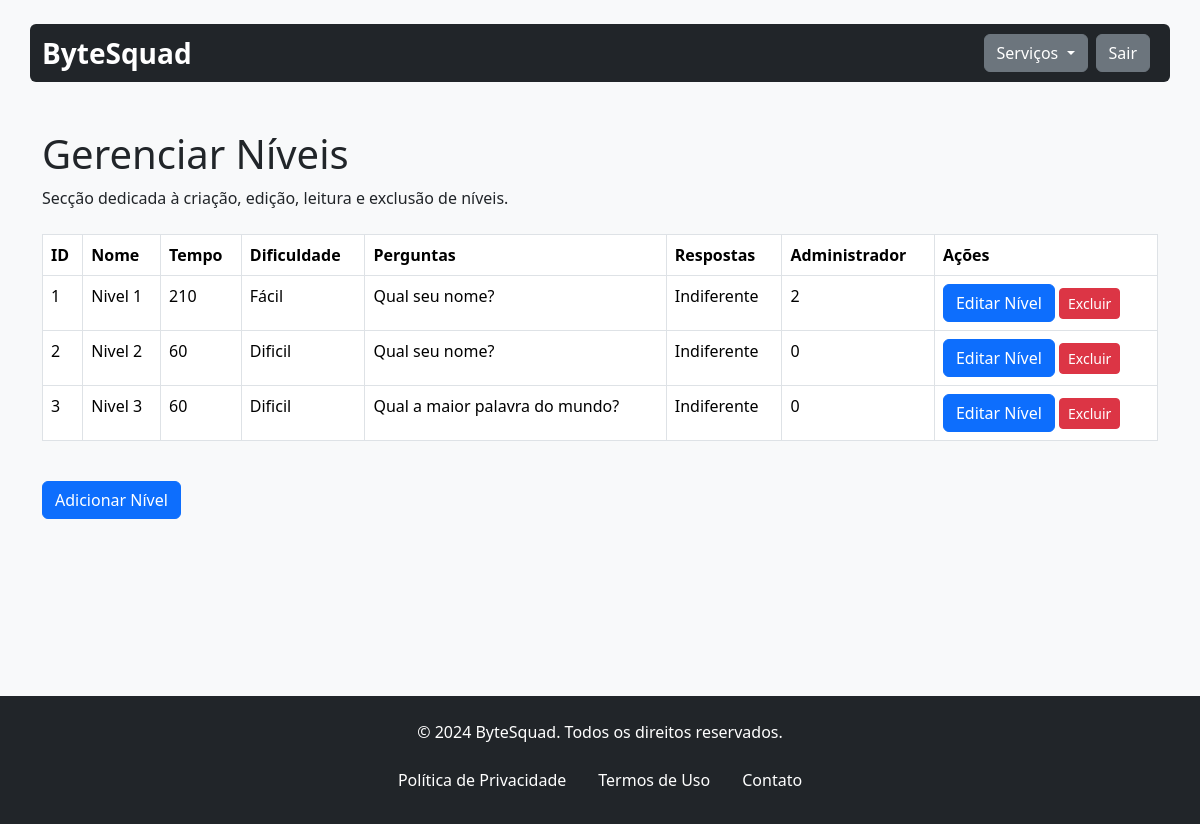
The app's page /gerenciarNivel.php, older data.
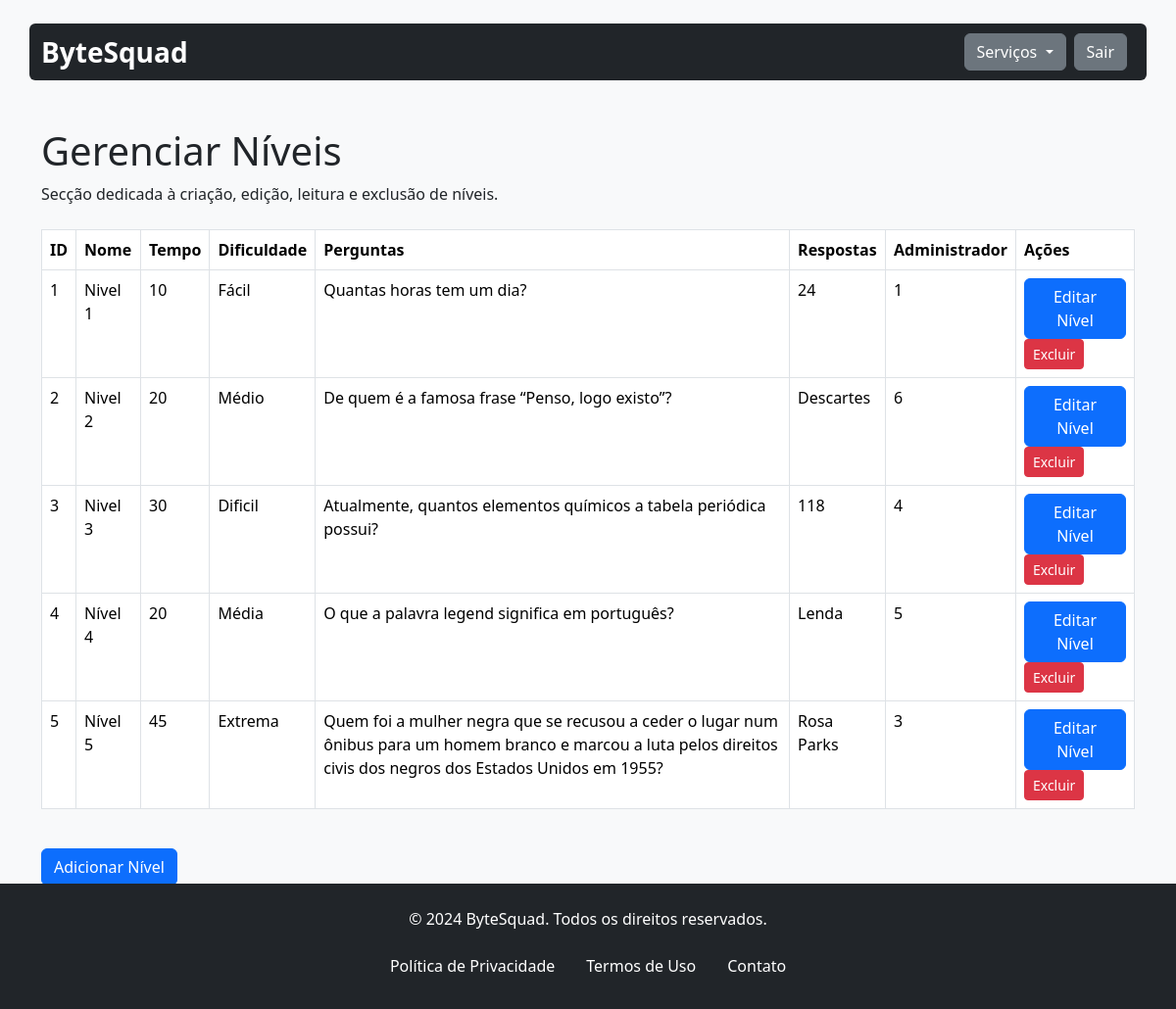
The same page, newer data.
### tables this page shows
CREATE TABLE `nivel` (
  `id_nivel` int(11) NOT NULL,
  `nome_nivel` varchar(20) NOT NULL,
  `tempo_nivel` int(11) NOT NULL,
  `dificuldade` varchar(30) NOT NULL,
  `questoes` text NOT NULL,
  `respostas` varchar(300) NOT NULL,
  `id_administrativo` int(11) NOT NULL
);

### assets/classes/niveis.class.php (called while the page is built, shortened)
<?php
require 'conexao.class.php';
class Niveis
{
    private $con;
    public function __construct()
    {
        $this->con = new Conexao();
    }
    public function listar()
    {
        try {
            $sql = $this->con->conectar()->prepare("
                SELECT nivel.*
                FROM nivel
            ");
            $sql->execute();
            return $sql->fetchAll(PDO::FETCH_ASSOC);
        } catch (PDOException $ex) {
            echo "ERRO: " . $ex->getMessage();
        }
    }
}

### assets/classes/conexao.class.php (called while the page is built)
<?php
class Conexao{
    private $servidor;
    private $senha;
    private $usuario;
    private $banco;
    private static $pdo;
    public function __construct(){
        $this->servidor = "localhost";
        $this->banco = "bytesquad";
        $this->senha = "";
        $this->usuario = "root";
    }
    public function conectar(){
        try{
            if(is_null(self::$pdo)){
                self::$pdo = new PDO("mysql:host=".$this->servidor."; dbname=".$this->banco, $this->usuario, $this->senha);
            }
            return self::$pdo;
        } catch(PDOException $ex){
            echo $ex->getMessage();
        }
    }
}

### gerenciarNivel.php (the view, shortened to what this page needs)
<?php include 'assets/inc/header.inc.php';
include 'assets/classes/niveis.class.php';
$nivel = new Niveis();
?>
<main class="container mt-5">
    <div class="header-content mb-4">
        <h1>Gerenciar Níveis</h1>
        <p>Secção dedicada à criação, edição, leitura e exclusão de níveis.</p>
    </div>
    <div class="table-responsive mb-4">
        <table class="table table-bordered table-hover">
            <thead class="thead-light">
                <tr>
                    <th>ID</th>
                    <th>Nome</th>
                    <th>Tempo</th>
                    <th>Dificuldade</th>
                    <th>Perguntas</th>
                    <th>Respostas</th>
                    <th>Administrador</th>
                    <th>Ações</th>
                </tr>
            </thead>
            <tbody>
                <?php
                $lista = $nivel->listar();
                foreach ($lista as $item):
                    ?>
                    <tr>
                        <td><?php echo $item['id_nivel'] ?></td>
                        <td><?php echo $item['nome_nivel'] ?></td>
                        <td><?php echo $item['tempo_nivel'] ?></td>
                        <td><?php echo $item['dificuldade'] ?></td>
                        <td><?php echo $item['questoes'] ?></td>
                        <td><?php echo $item['respostas'] ?></td>
                        <td><?php echo $item['id_administrativo']; ?></td>
                        <td>
                            <button type="button" class="btn btn-primary" data-bs-toggle="modal"
                                data-bs-target="#editarModal<?php echo $item['id_nivel']; ?>">
                                Editar Nível
                            </button>
                            <a href="deletarNivel.php?id_nivel=<?php echo $item['id_nivel']; ?>"
                                class="btn btn-sm btn-danger"
                                onclick="return confirm('Você tem certeza que deseja excluir <?php echo $item['nome_nivel'] ?>? ')">Excluir</a>
                        </td>
                    </tr>
                    <?php
                endforeach
                ?>
            </tbody>
        </table>
    </div>
    <button type="button" class="btn btn-primary" data-bs-toggle="modal" data-bs-target="#exampleModal">
        Adicionar Nível
    </button>
</main>
<?php include 'assets/inc/footer.inc.php'; ?>
</body>
</html>

### assets/inc/header.inc.php (shortened to what this page needs)
<!DOCTYPE html>
<html lang="pt-br">
<head>
    <link rel="stylesheet" href="assets/css/bootstrap.min.css">
</head>
<body class="bg-light">
    <header class="container bg-dark mt-4 rounded d-flex justify-content-between align-items-center py-2">
        <div class="d-flex align-items-center">
            <p class="text-white fs-3 fw-bold mb-0">ByteSquad</p>
        </div>
        <div class="d-flex align-items-center">
            <div class="dropdown me-2">
                <button class="btn btn-secondary dropdown-toggle" type="button" id="dropdownMenuButton"
                    data-bs-toggle="dropdown" aria-expanded="false">
                    Serviços
                </button>
            </div>
            <div class="dropdown me-2">
                <button class="btn btn-secondary" type="button" id="dropdownMenuButton" data-bs-toggle="dropdown"
                    aria-expanded="false">
                    Sair
                </button>
            </div>
        </div>
    </header>

### assets/inc/footer.inc.php
<footer class="footer bg-dark text-white text-center py-4 mt-5">
    <div class="container">
        <p>&copy; <?php echo date('Y'); ?> ByteSquad. Todos os direitos reservados.</p>
        <ul class="nav justify-content-center">
            <li class="nav-item">
                <a class="nav-link text-white" href="#">Política de Privacidade</a>
            </li>
            <li class="nav-item">
                <a class="nav-link text-white" href="#">Termos de Uso</a>
            </li>
            <li class="nav-item">
                <a class="nav-link text-white" href="#">Contato</a>
            </li>
        </ul>
    </div>
</footer>
</body>
</html>

### assets/inc/header.inc.php (style rules this page uses)
html { height: 100%; }
body { position: relative; margin: 0; min-height: 100%; padding-bottom: 7.85rem; }
footer { position: absolute; bottom: 0; right: 0; left: 0; }

Row changes from the older to the newer data that the page shows:
changed nivel "Nivel 1": tempo_nivel "210" → "10"; questoes "Qual seu nome?" → "Quantas horas tem um dia?"; respostas "Indiferente" → "24"; id_administrativo "2" → "1"
changed nivel "Nivel 2": tempo_nivel "60" → "20"; dificuldade "Dificil" → "Médio"; questoes "Qual seu nome?" → "De quem é a famosa frase “Penso, logo existo”?"; respostas "Indiferente" → "Descartes"; id_administrativo "0" → "6"
changed nivel "Nivel 3": tempo_nivel "60" → "30"; questoes "Qual a maior palavra do mundo?" → "Atualmente, quantos elementos químicos a tabela periódica possui?"; respostas "Indiferente" → "118"; id_administrativo "0" → "4"
added nivel: id_nivel "4", nome_nivel "Nível 4", tempo_nivel "20", dificuldade "Média", questoes "O que a palavra legend significa em português?", respostas "Lenda", id_administrativo "5"
added nivel: id_nivel "5", nome_nivel "Nível 5", tempo_nivel "45", dificuldade "Extrema", questoes "Quem foi a mulher negra que se recusou a ceder o lugar num ônibus para um homem branco e marcou a luta pelos direitos civis dos negros dos Estados Unidos em 1955?", respostas "Rosa Parks", id_administrativo "3"
